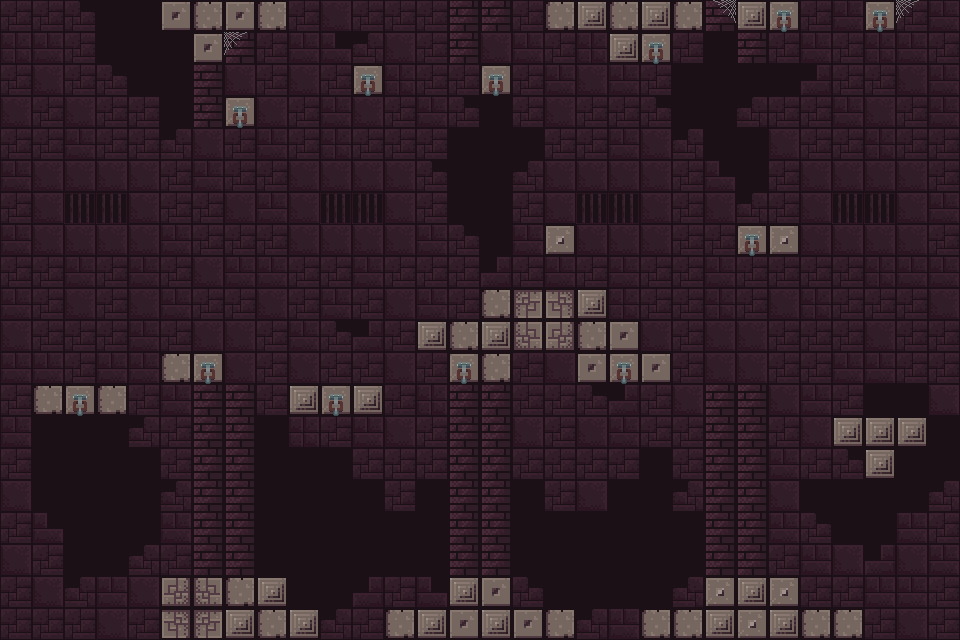

Tiled map render using the project's own tile images. Description and the map definition, with tile-layer contents summarised, below:
An orthogonal 30x20 tile map with 32x32 px tiles, 2 tile layers (bg, tile) and 59 objects.

<map version="1.0" orientation="orthogonal" renderorder="right-down" width="30" height="20" tilewidth="32" tileheight="32" nextobjectid="74">
 <tileset firstgid="1" name="tileSet" tilewidth="32" tileheight="32" spacing="2" margin="1" tilecount="105" columns="15">
  <image source="tileSet.png" width="512" height="256" />
 </tileset>
 <layer name="bg" width="30" height="20">
  <data>[600 cells, 600 non-empty, 11 distinct tile ids]</data>
 </layer>
 <layer name="tile" width="30" height="20">
  <data>[600 cells, 79 non-empty, 11 distinct tile ids]</data>
 </layer>
 <objectgroup name="Polyline">
  <object id="32" x="160" y="640">
   <polyline points="0,0 0,-64 128,-64 128,-32 160,-32 160,0" />
  </object>
  <object id="33" x="384" y="640">
   <polyline points="0,0 0,-32 64,-32 64,-64 128,-64 128,-32 192,-32 192,0" />
  </object>
  <object id="34" x="640" y="640">
   <polyline points="0,0 0,-32 64,-32 64,-64 160,-64 160,-32 224,-32 224,0" />
  </object>
  <object id="35" x="896" y="448">
   <polyline points="0,0 0,32 -32,32 -32,0 -64,0 -64,-32 32,-32 32,0 0,0" />
  </object>
  <object id="40" x="704" y="0">
   <polyline points="0,0 0,32 -64,32 -64,64 -96,64 -96,32 -160,32 -160,0" />
  </object>
  <object id="41" x="736" y="0">
   <polyline points="0,0 0,32 32,32 32,0" />
  </object>
  <object id="47" x="800" y="224">
   <polyline points="0,0 0,32 -32,32 -32,0 0,0" />
  </object>
  <object id="48" x="576" y="224">
   <polyline points="0,0 0,32 -32,32 -32,0 0,0" />
  </object>
  <object id="49" x="384" y="384">
   <polyline points="0,0 0,32 -32,32 -32,0 0,0" />
  </object>
  <object id="50" x="288" y="384">
   <polyline points="0,0 0,32 32,32 32,0 0,0" />
  </object>
  <object id="51" x="160" y="352">
   <polyline points="0,0 0,32 32,32 32,0 0,0" />
  </object>
  <object id="52" x="128" y="384">
   <polyline points="0,0 0,32 -32,32 -32,0 0,0" />
  </object>
  <object id="53" x="32" y="416">
   <polyline points="0,0 0,-32 32,-32 32,0 0,0" />
  </object>
  <object id="73" x="576" y="352">
   <polyline points="0,0 0,32 32,32 32,0 64,0 64,32 96,32 96,0 64,0 64,-32 32,-32 32,-64 -96,-64 -96,-32 -160,-32 -160,0 -96,0 -96,32 -64,32 -64,0 0,0" />
  </object>
 </objectgroup>
 <objectgroup name="Chain">
  <object id="54" x="64" y="384" width="32" height="32" />
  <object id="55" x="192" y="352" width="32" height="32" />
  <object id="56" x="320" y="384" width="32" height="32" />
  <object id="57" x="448" y="352" width="32" height="32" />
  <object id="58" x="608" y="352" width="32" height="32" />
  <object id="59" x="736" y="224" width="32" height="32" />
  <object id="60" x="864" y="0" width="32" height="32" />
  <object id="61" x="768" y="0" width="32" height="32" />
  <object id="62" x="640" y="32" width="32" height="32" />
  <object id="63" x="480" y="64" width="32" height="32" />
  <object id="64" x="352" y="64" width="32" height="32" />
  <object id="65" x="224" y="96" width="32" height="32" />
 </objectgroup>
 <objectgroup name="Actor">
  <object id="67" x="64" y="448" width="32" height="32" />
 </objectgroup>
 <objectgroup name="Pad">
  <object id="1" x="864" y="384" width="32" height="32" />
  <object id="2" x="736" y="544" width="32" height="32" />
 </objectgroup>
 <objectgroup name="Spike">
  <object id="3" x="448" y="544" width="32" height="32" />
  <object id="4" x="480" y="544" width="32" height="32" />
  <object id="5" x="416" y="576" width="32" height="32" />
  <object id="6" x="512" y="576" width="32" height="32" />
  <object id="7" x="672" y="576" width="32" height="32" />
  <object id="8" x="800" y="576" width="32" height="32" />
  <object id="9" x="640" y="576" width="32" height="32" />
  <object id="12" x="192" y="544" width="32" height="32" />
  <object id="14" x="256" y="544" width="32" height="32" />
  <object id="20" x="512" y="352" width="32" height="32" rotation="180" />
  <object id="21" x="544" y="352" width="32" height="32" rotation="180" />
  <object id="23" x="160" y="320" width="32" height="32" />
  <object id="24" x="192" y="320" width="32" height="32" />
  <object id="25" x="416" y="288" width="32" height="32" />
  <object id="26" x="448" y="288" width="32" height="32" />
  <object id="27" x="480" y="256" width="32" height="32" />
  <object id="28" x="576" y="256" width="32" height="32" />
  <object id="36" x="672" y="32" width="32" height="32" rotation="180" />
  <object id="37" x="576" y="32" width="32" height="32" rotation="180" />
  <object id="38" x="544" y="32" width="32" height="32" rotation="180" />
  <object id="43" x="416" y="352" width="32" height="32" rotation="180" />
  <object id="66" x="160" y="384" width="32" height="32" rotation="180" />
  <object id="70" x="32" y="352" width="32" height="32" />
  <object id="71" x="64" y="352" width="32" height="32" />
 </objectgroup>
 <objectgroup name="Fire">
  <object id="18" x="768" y="192" width="32" height="32" />
  <object id="19" x="544" y="192" width="32" height="32" />
 </objectgroup>
 <objectgroup name="Lava" />
 <objectgroup name="Explosive">
  <object id="16" x="224" y="544" width="32" height="32" />
  <object id="22" x="320" y="352" width="32" height="32" />
 </objectgroup>
 <objectgroup name="Portal">
  <object id="69" x="64" y="160" width="32" height="32">
   <ellipse />
  </object>
 </objectgroup>
 <objectgroup name="ArrowA">
  <object id="68" x="864" y="160" width="32" height="32">
   <ellipse />
  </object>
 </objectgroup>
 <objectgroup name="ArrowB" />
</map>
